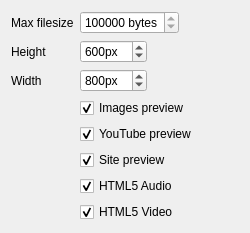
<?xml version="1.0" encoding="UTF-8"?>
<ui version="4.0">
 <class>UrlPreviewSettingsForm</class>
 <widget class="QWidget" name="UrlPreviewSettingsForm">
  <property name="geometry">
   <rect>
    <x>0</x>
    <y>0</y>
    <width>250</width>
    <height>223</height>
   </rect>
  </property>
  <property name="windowTitle">
   <string>Form</string>
  </property>
  <layout class="QFormLayout" name="formLayout_2">
   <property name="fieldGrowthPolicy">
    <enum>QFormLayout::ExpandingFieldsGrow</enum>
   </property>
   <item row="0" column="0">
    <widget class="QLabel" name="label_2">
     <property name="enabled">
      <bool>true</bool>
     </property>
     <property name="text">
      <string>Max filesize</string>
     </property>
    </widget>
   </item>
   <item row="0" column="1">
    <widget class="QSpinBox" name="maxFileSize">
     <property name="toolTip">
      <string>Max picture size to preview </string>
     </property>
     <property name="suffix">
      <string> bytes</string>
     </property>
     <property name="minimum">
      <number>100000</number>
     </property>
     <property name="maximum">
      <number>100000000</number>
     </property>
    </widget>
   </item>
   <item row="1" column="0">
    <widget class="QLabel" name="label_3">
     <property name="text">
      <string>Height</string>
     </property>
    </widget>
   </item>
   <item row="1" column="1">
    <widget class="QSpinBox" name="maxHeight">
     <property name="toolTip">
      <string>Max height of images preview.</string>
     </property>
     <property name="suffix">
      <string>px</string>
     </property>
     <property name="prefix">
      <string/>
     </property>
     <property name="minimum">
      <number>0</number>
     </property>
     <property name="maximum">
      <number>4096</number>
     </property>
     <property name="value">
      <number>600</number>
     </property>
    </widget>
   </item>
   <item row="2" column="0">
    <widget class="QLabel" name="label_5">
     <property name="text">
      <string>Width</string>
     </property>
    </widget>
   </item>
   <item row="2" column="1">
    <widget class="QSpinBox" name="maxWidth">
     <property name="toolTip">
      <string>Max width of images preview.</string>
     </property>
     <property name="suffix">
      <string>px</string>
     </property>
     <property name="prefix">
      <string/>
     </property>
     <property name="minimum">
      <number>0</number>
     </property>
     <property name="maximum">
      <number>4096</number>
     </property>
     <property name="value">
      <number>800</number>
     </property>
    </widget>
   </item>
   <item row="3" column="1">
    <widget class="QCheckBox" name="imagesPreview">
     <property name="text">
      <string>Images preview</string>
     </property>
     <property name="checked">
      <bool>true</bool>
     </property>
    </widget>
   </item>
   <item row="4" column="1">
    <widget class="QCheckBox" name="youtubePreview">
     <property name="text">
      <string>YouTube preview</string>
     </property>
     <property name="checked">
      <bool>true</bool>
     </property>
    </widget>
   </item>
   <item row="6" column="1">
    <widget class="QCheckBox" name="HTML5Audio">
     <property name="text">
      <string>HTML5 Audio</string>
     </property>
     <property name="checked">
      <bool>true</bool>
     </property>
    </widget>
   </item>
   <item row="7" column="1">
    <widget class="QCheckBox" name="HTML5Video">
     <property name="text">
      <string>HTML5 Video</string>
     </property>
     <property name="checked">
      <bool>true</bool>
     </property>
    </widget>
   </item>
   <item row="5" column="1">
    <widget class="QCheckBox" name="sitePreview">
     <property name="text">
      <string>Site preview</string>
     </property>
     <property name="checked">
      <bool>true</bool>
     </property>
    </widget>
   </item>
  </layout>
 </widget>
 <resources/>
 <connections/>
</ui>
